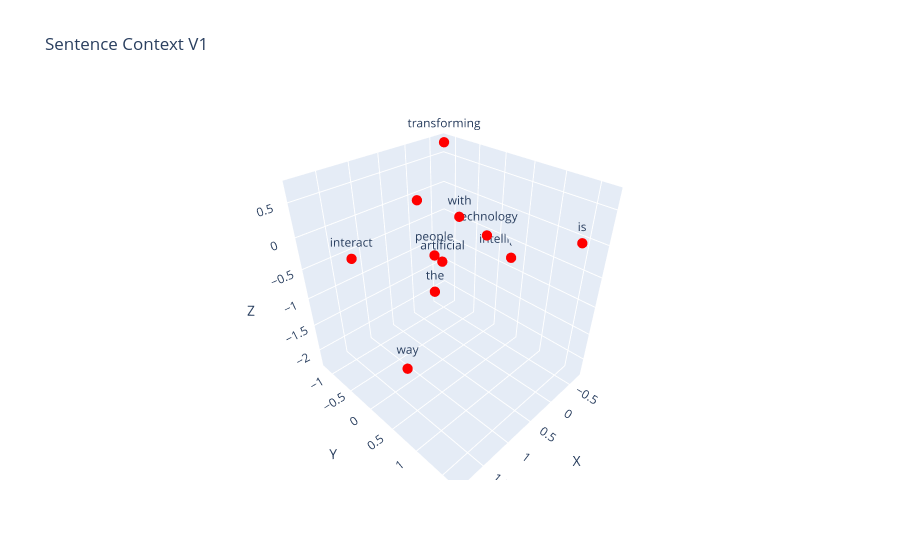

This figure's notebook cell:
### Code cell
sentences = [
    {
        "words" : meanings.detach().numpy(),
        "labels" : tokenizer.tokenize(sentence),
        "color": "red",
    }
]
plot_dots(sentences,"Sentence Context V1")

### Figure 1 — Plotly figure (JSON) as saved in the notebook; plotly's stock layout.template omitted (floating-point values rounded to 4 significant figures)
{"data": [{"hoverinfo": "text", "marker": {"color": "red", "size": 6}, "mode": "markers+text", "text": ["artificial", " ", "is", " ", "intelligence", " ", "is", " ", "transforming", " ", "the", " ", "way", " ", "people", " ", "the", " ", "interact", " ", "with", " ", "technology"], "type": "scatter3d", "x": [-0.1002, -0.1056, -0.2223, -0.1056, -0.7121, -0.1056, -0.2223, -0.1056, -0.697, -0.1056, 0.8657, -0.1056, 1.102, -0.1056, 0.06116, -0.1056, 0.8657, -0.1056, 1.879, -0.1056, 0.1991, -0.1056, -0.111], "y": [-0.6092, -1.18, 1.687, -1.18, 0.3037, -1.18, 1.687, -1.18, -1.161, -1.18, 0.2444, -1.18, -0.1759, -1.18, -0.6177, -1.18, 0.2444, -1.18, -0.07213, -1.18, 0.0457, -1.18, 0.2927], "z": [-0.9798, -0.09078, 0.2284, -0.09078, -0.7773, -0.09078, 0.2284, -0.09078, 0.6995, -0.09078, -0.6629, -0.09078, -2.246, -0.09078, -0.7981, -0.09078, -0.6629, -0.09078, 0.1578, -0.09078, 0.153, -0.09078, -0.1578]}], "layout": {"scene": {"xaxis": {"title": {"text": "X"}}, "yaxis": {"title": {"text": "Y"}}, "zaxis": {"title": {"text": "Z"}}}, "title": {"text": "Sentence Context V1"}}}
